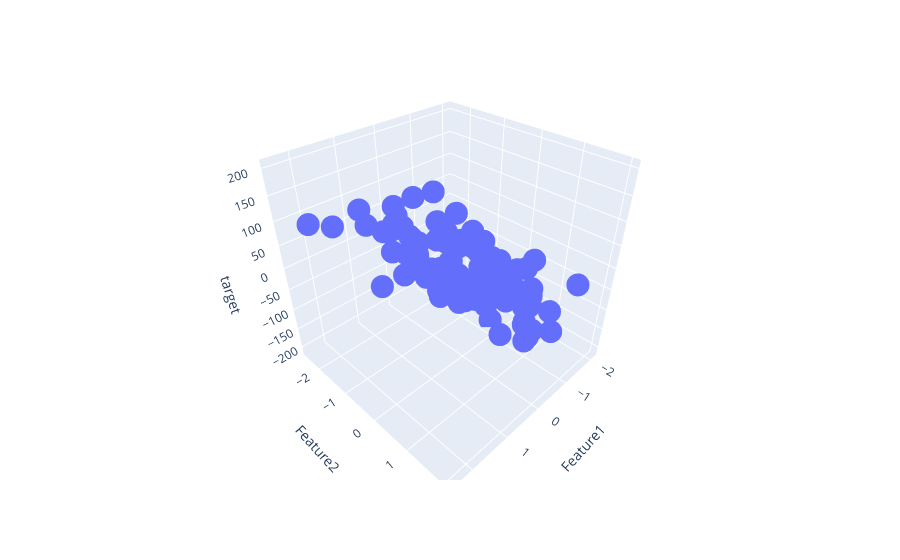

Notebook code cell kept with this figure:
### Code cell
fig = px.scatter_3d(df, x='Feature1', y='Feature2', z='target')
fig.show()
